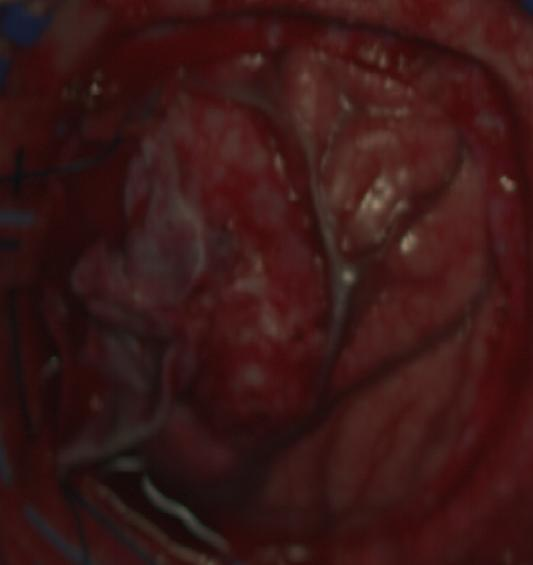
#> input picture image.jpg, 533 x 565 px, found by its file name
$ python HyperspectralHeatmapGenerator.py
#> lines starting #> are read from the running program, lines starting #| are printed output that depends on the picture; after the words box and inside, x2 and y2 are one past the last pixel; in counts of white or black regions, pixels touching at a corner belong together
import numpy as np
import matplotlib.pyplot as plt
from matplotlib.colors import LinearSegmentedColormap
import os
import cv2
from sklearn.decomposition import PCA
from sklearn.preprocessing import StandardScaler
import scipy.ndimage as ndimage

class HyperspectralHeatmapGenerator:
    def __init__(self):
        """
        Initialize the hyperspectral heatmap generator
        """
        # Define custom colormaps for different tissue types
        self.tumor_cmap = plt.cm.hot
        self.brain_tissue_cmap = plt.cm.viridis
        self.vessel_cmap = plt.cm.cool

    def load_hyperspectral_image(self, file_path):
        """
        Load hyperspectral image data

        Parameters:
        - file_path: Path to the hyperspectral image file

        Returns:
        - Hyperspectral image as numpy array
        """
        # Detect file extension and load accordingly
        if file_path.endswith('.npy'):
            return np.load(file_path)
        elif file_path.endswith(('.png', '.jpg', '.jpeg', '.tiff')):
            # For demonstration with RGB images
            img = plt.imread(file_path)
            # If grayscale, expand to 3D
            if len(img.shape) == 2:
                img = img[..., np.newaxis]
            return img
        else:
            raise ValueError(f"Unsupported file format: {file_path}")

    def normalize_hyperspectral_data(self, hyperspectral_image):
        """
        Normalize hyperspectral data across all bands

        Parameters:
        - hyperspectral_image: Input hyperspectral image

        Returns:
        - Normalized hyperspectral image
        """
        # Reshape to 2D for normalization
        orig_shape = hyperspectral_image.shape
        if len(orig_shape) == 3:
            rows, cols, bands = orig_shape
            reshaped_img = hyperspectral_image.reshape(rows * cols, bands)

            # Normalize each spectral band
            scaler = StandardScaler()
            normalized_data = scaler.fit_transform(reshaped_img)

            # Reshape back to original dimensions
            normalized_img = normalized_data.reshape(orig_shape)
            return normalized_img
        else:
            # Handle 2D images
            return (hyperspectral_image - hyperspectral_image.min()) / (hyperspectral_image.max() - hyperspectral_image.min())

    def create_spectral_heatmap(self, hyperspectral_image, band_indices=None, enhancement_factor=1.5):
        """
        Create spectral heatmap from hyperspectral image

        Parameters:
        - hyperspectral_image: Input hyperspectral image
        - band_indices: Specific spectral bands to use (default: use all)
        - enhancement_factor: Factor to enhance contrast

        Returns:
        - Spectral heatmap
        """
        if len(hyperspectral_image.shape) < 3:
            raise ValueError("Input must be a 3D hyperspectral image")

        # Use specified bands or all available bands
        if band_indices is None:
            band_indices = range(hyperspectral_image.shape[2])

        # Extract relevant bands
        selected_bands = hyperspectral_image[:, :, band_indices]

        # Apply PCA to reduce dimensionality to 3 components for RGB visualization
        rows, cols, bands = selected_bands.shape
        reshaped_data = selected_bands.reshape(rows * cols, bands)

        # Apply PCA for dimensionality reduction
        pca = PCA(n_components=3)
        pca_result = pca.fit_transform(reshaped_data)

        # Reshape back to image dimensions
        heatmap = pca_result.reshape(rows, cols, 3)

        # Normalize to [0, 1] range
        heatmap = (heatmap - heatmap.min()) / (heatmap.max() - heatmap.min())

        # Enhance contrast
        heatmap = np.power(heatmap, 1.0/enhancement_factor)

        return heatmap

    def create_spectral_index_heatmap(self, hyperspectral_image, index_type='ndvi'):
        """
        Create heatmap based on spectral indices

        Parameters:
        - hyperspectral_image: Input hyperspectral image
        - index_type: Type of spectral index to use

        Returns:
        - Spectral index heatmap
        """
        # Ensure we have enough bands
        if hyperspectral_image.shape[2] < 4:
            raise ValueError(f"Not enough spectral bands for index: {index_type}")

        # Create different indices based on type
        if index_type == 'ndvi':
            # Example: Near-infrared and Red bands (adjust indices as needed)
            nir_band = hyperspectral_image[:, :, 3]  # Example NIR band
            red_band = hyperspectral_image[:, :, 2]  # Example Red band

            # Avoid division by zero
            denominator = nir_band + red_band
            denominator[denominator == 0] = 1e-10

            index_map = (nir_band - red_band) / denominator

        elif index_type == 'tumor':
            # Example: Custom index for tumor detection
            # Replace with actual spectral bands relevant for tumor detection
            band1 = hyperspectral_image[:, :, 0]
            band2 = hyperspectral_image[:, :, 1]
            band3 = hyperspectral_image[:, :, 2]

            # Example formula (to be replaced with actual tumor detection formula)
            index_map = (band1 + band2) / (band3 + 1e-10)

        else:
            raise ValueError(f"Unsupported index type: {index_type}")

        # Normalize the index map to [0, 1]
        index_map = (index_map - index_map.min()) / (index_map.max() - index_map.min() + 1e-10)

        return index_map

    def apply_tissue_specific_heatmap(self, hyperspectral_image, tissue_mask=None):
        """
        Apply tissue-specific colormaps for different regions

        Parameters:
        - hyperspectral_image: Input hyperspectral image
        - tissue_mask: Optional segmentation mask (if None, will attempt to segment)

        Returns:
        - Tissue-colored heatmap
        """
        # If no mask provided, attempt to segment the image
        if tissue_mask is None:
            # Simple clustering-based segmentation example
            # In practice, use more sophisticated segmentation methods
            avg_intensity = np.mean(hyperspectral_image, axis=2)

            # Simple thresholding for demonstration
            # Replace with actual tissue segmentation algorithm
            tumor_mask = avg_intensity > np.percentile(avg_intensity, 90)
            brain_mask = (avg_intensity > np.percentile(avg_intensity, 40)) & ~tumor_mask
            vessel_mask = (avg_intensity > np.percentile(avg_intensity, 70)) & ~tumor_mask & ~brain_mask

            tissue_mask = np.zeros_like(avg_intensity)
            tissue_mask[tumor_mask] = 1   # Tumor
            tissue_mask[brain_mask] = 2   # Brain tissue
            tissue_mask[vessel_mask] = 3  # Vessels

        # Create RGB heatmap
        heatmap = np.zeros((hyperspectral_image.shape[0], hyperspectral_image.shape[1], 3))

        # Apply spectral index or intensity for each tissue type
        intensity = np.mean(hyperspectral_image, axis=2)

        # Apply different colormaps for different tissues
        tumor_regions = tissue_mask == 1
        brain_regions = tissue_mask == 2
        vessel_regions = tissue_mask == 3

        # Apply colormaps
        if np.any(tumor_regions):
            heatmap[tumor_regions] = self.tumor_cmap(intensity[tumor_regions])[:, :3]

        if np.any(brain_regions):
            heatmap[brain_regions] = self.brain_tissue_cmap(intensity[brain_regions])[:, :3]

        if np.any(vessel_regions):
            heatmap[vessel_regions] = self.vessel_cmap(intensity[vessel_regions])[:, :3]

        return heatmap

    def visualize_heatmaps(self, original_image, heatmaps, titles):
        """
        Visualize original image and various heatmaps

        Parameters:
        - original_image: Original hyperspectral image
        - heatmaps: List of generated heatmaps
        - titles: List of titles for each heatmap
        """
        n_plots = len(heatmaps) + 1
        plt.figure(figsize=(4*n_plots, 4))

        # Display original image (average intensity)
        plt.subplot(1, n_plots, 1)
        plt.title("Original Image (Avg. Intensity)")
        plt.imshow(np.mean(original_image, axis=2), cmap='gray')
        plt.axis('off')

        # Display heatmaps
        for i, (heatmap, title) in enumerate(zip(heatmaps, titles)):
            plt.subplot(1, n_plots, i+2)
            plt.title(title)

            # Check dimensions of heatmap
            if len(heatmap.shape) == 2:
                plt.imshow(heatmap, cmap='jet')
            else:
                plt.imshow(heatmap)

            plt.axis('off')

        plt.tight_layout()
        plt.show()

    def save_heatmaps(self, output_dir, heatmaps, names):
        """
        Save generated heatmaps to disk

        Parameters:
        - output_dir: Directory to save heatmaps
        - heatmaps: List of generated heatmaps
        - names: List of filenames for each heatmap
        """
        os.makedirs(output_dir, exist_ok=True)

        for heatmap, name in zip(heatmaps, names):
            output_path = os.path.join(output_dir, name)

            # Normalize to 0-255 range for saving
            if len(heatmap.shape) == 2:
                # For 2D heatmaps, apply colormap
                colored_heatmap = plt.cm.jet(heatmap)
                heatmap_to_save = (colored_heatmap[:, :, :3] * 255).astype(np.uint8)
            else:
                # For RGB heatmaps
                heatmap_to_save = (heatmap * 255).astype(np.uint8)

            # Save using matplotlib (supports various formats)
            plt.imsave(output_path, heatmap_to_save)
            print(f"Saved heatmap to {output_path}")

def main():
    # Initialize heatmap generator
    heatmap_gen = HyperspectralHeatmapGenerator()

    # Load hyperspectral image
    # Replace with your hyperspectral image path
    image_path = "C:\\Users\\admin\\Desktop\\CYI\\datasets\\ThirdCampaign\\050-01\\050-01\\image.jpg"
    try:
        hyperspectral_image = heatmap_gen.load_hyperspectral_image(image_path)
#> in load_hyperspectral_image, img is the input picture: shape (565, 533, 3); mean R, G, B 56.8, 23.1, 22.1
    except FileNotFoundError:
        # For demonstration, generate synthetic hyperspectral data
        print("Sample file not found, generating synthetic data for demonstration...")
        # Create synthetic data (3 bands for demonstration)
        hyperspectral_image = np.random.rand(256, 256, 10)

        # Add some structure
        x, y = np.mgrid[0:256, 0:256]
        center_x, center_y = 128, 128
        radius = np.sqrt((x - center_x)**2 + (y - center_y)**2)

        # Add "tumor-like" structure
        hyperspectral_image[:, :, 0] = np.exp(-(radius - 50)**2 / 1000)
        # Add "vessel-like" structures
        hyperspectral_image[:, :, 1] = np.sin(x/10) * np.cos(y/10)
        hyperspectral_image[:, :, 2] = np.exp(-(radius - 80)**2 / 2000)

    # Normalize the data
    normalized_image = heatmap_gen.normalize_hyperspectral_data(hyperspectral_image)
#> in normalize_hyperspectral_data, `normalized_img = normalized_data.reshape(orig_shape)`:
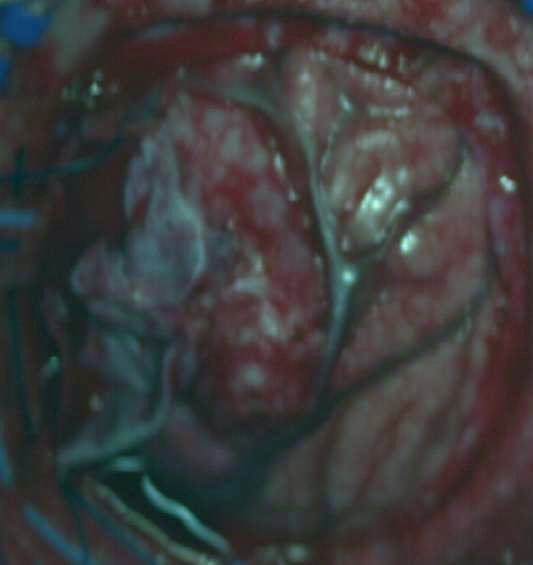
#> normalized_img: shape (565, 533, 3) float64; mean of channels 0, 1, 2 5.36e-15, -6.58e-14, 1.41e-14; drawn with min black and max white

    # Generate different types of heatmaps
    spectral_heatmap = heatmap_gen.create_spectral_heatmap(normalized_image)
#> in create_spectral_heatmap, `heatmap = np.power(heatmap, 1.0/enhancement_factor)`:
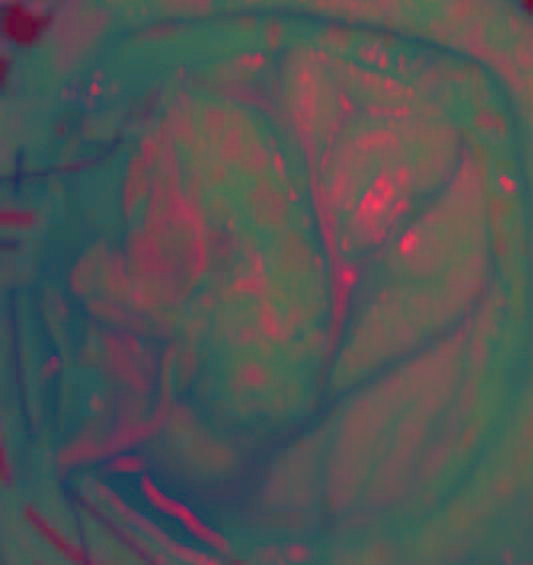
#> heatmap: shape (565, 533, 3) float64; mean of channels 0, 1, 2 0.325, 0.331, 0.333; drawn as R, G, B

    # Try to create spectral index map
    try:
        spectral_index_map = heatmap_gen.create_spectral_index_heatmap(normalized_image, 'tumor')
    except ValueError:
        # Fallback for images with fewer bands
        print("Not enough spectral bands for index, using alternative approach...")
        # Use average of available bands
        spectral_index_map = np.mean(normalized_image, axis=2)
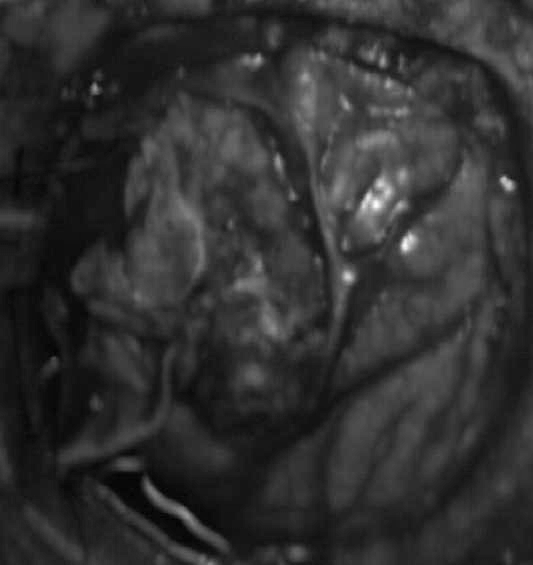
#> spectral_index_map: shape (565, 533) float64; min -1.89, max 7.95, mean -7.25e-17; drawn with min black and max white

    # Generate tissue-specific heatmap
    tissue_heatmap = heatmap_gen.apply_tissue_specific_heatmap(normalized_image)
#> in apply_tissue_specific_heatmap, `tumor_mask = avg_intensity > np.percentile(avg_intensity, 90)`:
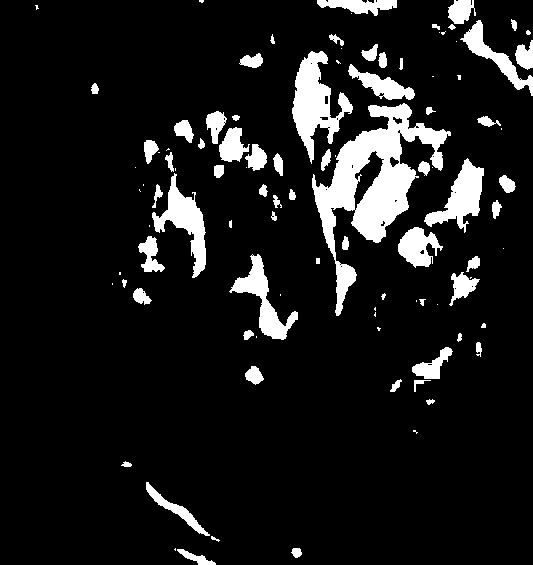
#> tumor_mask: shape (565, 533) bool; 10% white; 101 white regions (35 under 20 px), largest, box (x1, y1, x2, y2) and area: (312, 103, 451, 316) 8784, (292, 51, 353, 164) 2948, (152, 173, 206, 278) 1953
#> in apply_tissue_specific_heatmap, `brain_mask = (avg_intensity > np.percentile(avg_intensity, 40)) & ~tum..`:
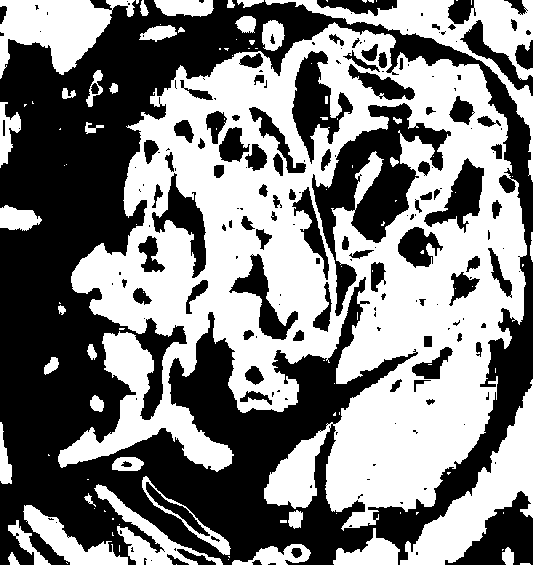
#> brain_mask: shape (565, 533) bool; 50% white; 107 white regions (65 under 20 px), largest, box (x1, y1, x2, y2) and area: (58, 22, 527, 531) 115127, (265, 0, 533, 182) 7600, (400, 379, 533, 565) 7564
#> in apply_tissue_specific_heatmap, `vessel_mask = (avg_intensity > np.percentile(avg_intensity, 70)) & ~tu..`: vessel_mask: shape (565, 533) bool; every value is 0
#> in apply_tissue_specific_heatmap, `heatmap[brain_regions] = self.brain_tissue_cmap(intensity[brain_region..`:
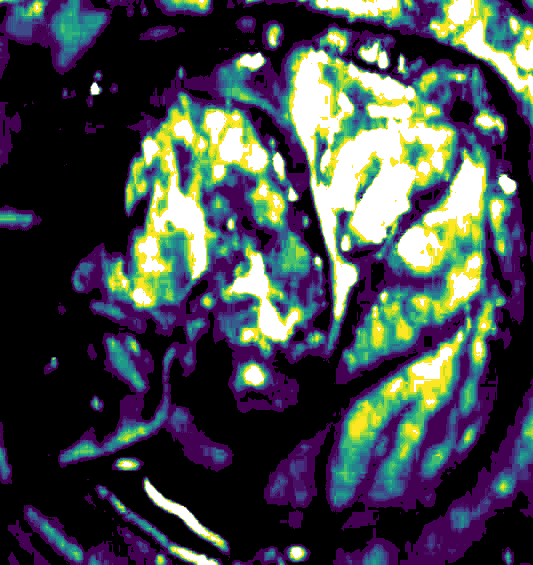
#> heatmap: shape (565, 533, 3) float64; mean of channels 0, 1, 2 0.269, 0.285, 0.295; drawn as R, G, B

    # Visualize results
    heatmap_gen.visualize_heatmaps(
        normalized_image,
        [spectral_heatmap, spectral_index_map, tissue_heatmap],
        ["PCA Visualization", "Spectral Index", "Tissue-Specific"]
    )
#> in visualize_heatmaps, `n_plots = len(heatmaps) + 1`: n_plots = 4
#> the loop in visualize_heatmaps, `for i, (heatmap, title) in enumerate(zip(heatmaps, titles)):` made 3 passes
#> title on passes 1 to 3: 'PCA Visualization', 'Spectral Index', 'Tissue-Specific'

    # Save results
    output_dir = "heatmap_results"
    heatmap_gen.save_heatmaps(
        output_dir,
        [spectral_heatmap, spectral_index_map, tissue_heatmap],
        ["pca_visualization.png", "spectral_index.png", "tissue_specific.png"]
    )
#> the loop in save_heatmaps, `for heatmap, name in zip(heatmaps, names):` made 3 passes
#| Saved heatmap to heatmap_results/pca_visualization.png
#| Saved heatmap to heatmap_results/spectral_index.png
#| Saved heatmap to heatmap_results/tissue_specific.png
#> pass 2, in save_heatmaps, `colored_heatmap = plt.cm.jet(heatmap)`:
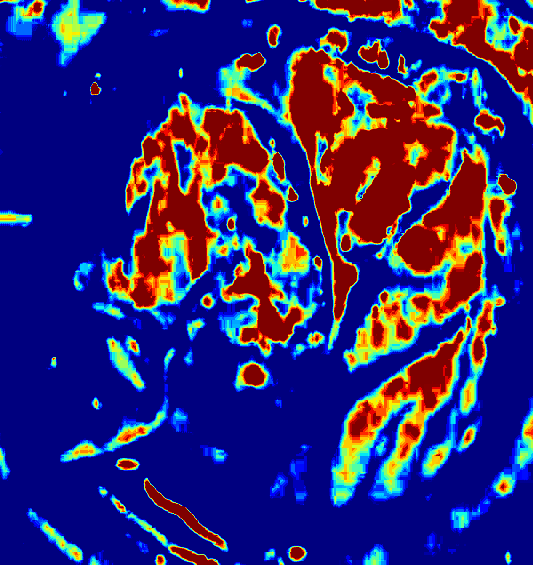
#> colored_heatmap: shape (565, 533, 4) float64; mean of channels 0, 1, 2, 3 0.192, 0.161, 0.444, 1; drawn as R, G, B

if __name__ == "__main__":
    main()
